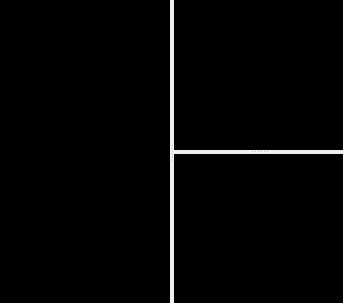
<?xml version="1.0" encoding="UTF-8"?>
<ui version="4.0">
 <class>Form</class>
 <widget class="QWidget" name="Form">
  <property name="geometry">
   <rect>
    <x>0</x>
    <y>0</y>
    <width>343</width>
    <height>303</height>
   </rect>
  </property>
  <property name="windowTitle">
   <string>Three: Left</string>
  </property>
  <layout class="QVBoxLayout" name="verticalLayout">
   <property name="spacing">
    <number>0</number>
   </property>
   <property name="margin">
    <number>0</number>
   </property>
   <item>
    <widget class="QSplitter" name="splitter_2">
     <property name="orientation">
      <enum>Qt::Horizontal</enum>
     </property>
     <widget class="QFrame" name="Viewport01">
      <property name="styleSheet">
       <string notr="true">background-color: rgb(0, 0, 0);</string>
      </property>
      <property name="frameShape">
       <enum>QFrame::Panel</enum>
      </property>
      <property name="frameShadow">
       <enum>QFrame::Sunken</enum>
      </property>
      <property name="lineWidth">
       <number>2</number>
      </property>
      <layout class="QVBoxLayout" name="verticalLayout_2"/>
     </widget>
     <widget class="QSplitter" name="splitter">
      <property name="orientation">
       <enum>Qt::Vertical</enum>
      </property>
      <widget class="QFrame" name="Viewport00">
       <property name="styleSheet">
        <string notr="true">background-color: rgb(0, 0, 0);</string>
       </property>
       <property name="frameShape">
        <enum>QFrame::Panel</enum>
       </property>
       <property name="frameShadow">
        <enum>QFrame::Sunken</enum>
       </property>
       <property name="lineWidth">
        <number>2</number>
       </property>
       <layout class="QVBoxLayout" name="verticalLayout_3"/>
      </widget>
      <widget class="QFrame" name="Viewport02">
       <property name="styleSheet">
        <string notr="true">background-color: rgb(0, 0, 0);</string>
       </property>
       <property name="frameShape">
        <enum>QFrame::Panel</enum>
       </property>
       <property name="frameShadow">
        <enum>QFrame::Sunken</enum>
       </property>
       <property name="lineWidth">
        <number>2</number>
       </property>
       <layout class="QVBoxLayout" name="verticalLayout_4"/>
      </widget>
     </widget>
    </widget>
   </item>
  </layout>
 </widget>
 <resources/>
 <connections/>
</ui>
